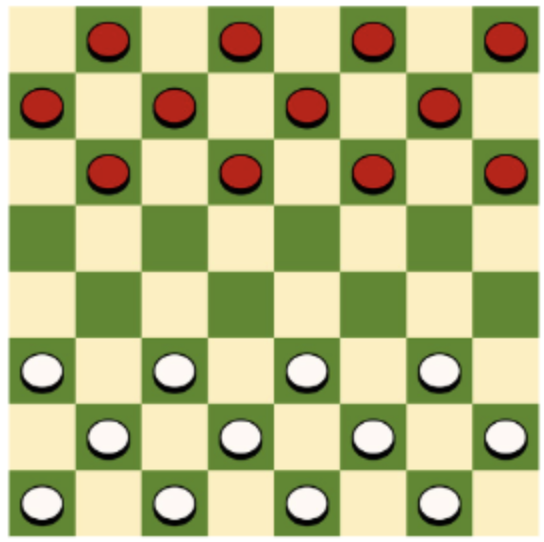
#> input picture 과제1/code 3/Image.png, 544 x 542 px
$ python hw1_1.py Image.png
#> lines starting #> are read from the running program, lines starting #| are printed output that depends on the picture; after the words box and inside, x2 and y2 are one past the last pixel; in counts of white or black regions, pixels touching at a corner belong together
import cv2
import numpy as np
import sys

def count_checkerboard_squares(image_path):
#> called with image_path = 'Image.png'
    image = cv2.imread(image_path)  # 이미지 파일 읽기
#> image is the input picture: shape (542, 544, 3); mean B, G, R 134.1, 186, 184.5

    if image is None:
        print("이미지를 불러올 수 없습니다.")
        return

    gray = cv2.cvtColor(image, cv2.COLOR_BGR2GRAY)
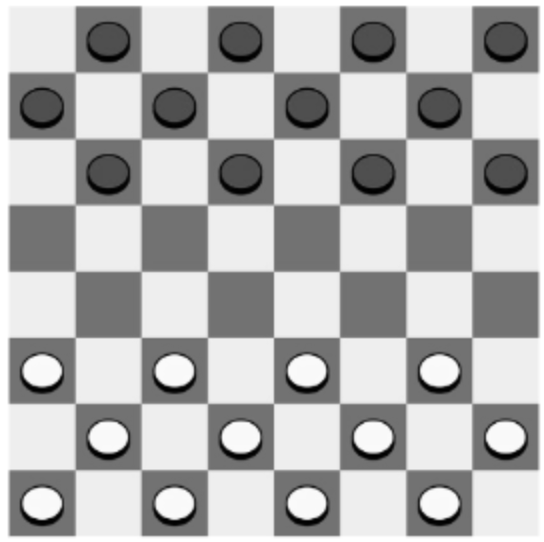
#> gray: shape (542, 544); min 0, max 255, mean 179.7
    # 대비 향상을 위한 CLAHE 적용
    clahe = cv2.createCLAHE(clipLimit=2.0, tileGridSize=(8,8))
    gray = clahe.apply(gray)
    # 가우시안 블러로 노이즈 감소
    blurred = cv2.GaussianBlur(gray, (3, 3), 0)
    # 에지 검출
    edges = cv2.Canny(blurred, 50, 150, apertureSize=3)
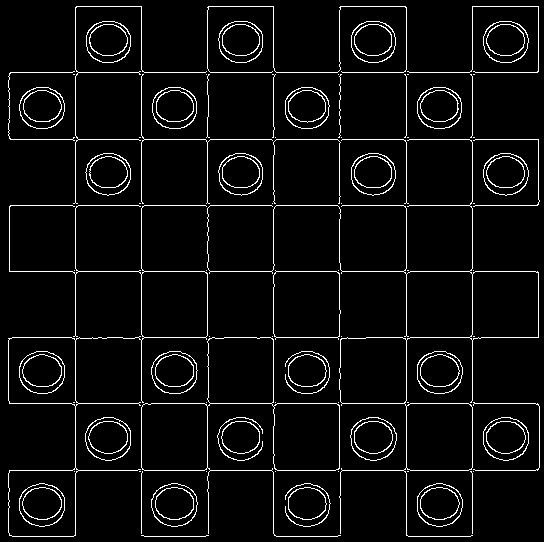
#> edges: shape (542, 544); 5.2% white in thin lines or dots

    # 허프 변환을 이용한 선 검출
    lines = cv2.HoughLinesP(edges, 1, np.pi/180, threshold=100,
                            minLineLength=50, maxLineGap=10)
#> lines = 27 rows, first 6: [10, 139, 538, 139], [273, 413, 273, 6], [472, 535, 472, 6], [406, 535, 406, 7], [9, 470, 537, 470], [141, 535, 141, 6]

    if lines is None:
        print("선을 검출할 수 없습니다.")
        return

    # 수직선과 수평선 분류
    vertical_lines = []
    horizontal_lines = []

    for line in lines:
        for x1, y1, x2, y2 in line:
            # 기울기 계산
            if x2 - x1 == 0:
                angle = 90
            else:
                angle = np.degrees(np.arctan2(y2 - y1, x2 - x1))

            # 수직선 (기울기 약 90도)
            if abs(angle) > 80:
                vertical_lines.append((x1, y1, x2, y2))
            # 수평선 (기울기 약 0도)
            elif abs(angle) < 10:
                horizontal_lines.append((x1, y1, x2, y2))
#> this loop made 27 passes
#> line on passes 1 to 12: [[10, 139, 538, 139]], [[273, 413, 273, 6]], [[472, 535, 472, 6]], [[406, 535, 406, 7]], [[9, 470, 537, 470]], [[141, 535, 141, 6]], [[9, 403, 537, 403]], [[75, 535, 75, 7]], [[10, 72, 537, 72]], [[10, 205, 537, 205]], [[9, 271, 537, 271]], [[339, 468, 339, 405]]
#> after the loop, horizontal_lines = [(10, 139, 538, 139), (9, 470, 537, 470), (9, 403, 537, 403), (10, 72, 537, 72), (10, 205, 537, 205), (9, 271, 537, 271), (135, 337, 347, 337), (340, 6, 405, 6), (276, 536, 337, 536), (208, 6, 272, 6), (408, 536, 470, 536), (12, 337, 79, 337)]; vertical_lines = 15 items, first 6: (273, 413, 273, 6), (472, 535, 472, 6), (406, 535, 406, 7), (141, 535, 141, 6), (75, 535, 75, 7), (339, 468, 339, 405)

    if not vertical_lines or not horizontal_lines:
        print("충분한 수직선 또는 수평선을 검출하지 못했습니다.")
        return

    # 수직선과 수평선 정렬
    vertical_lines.sort(key=lambda x: x[0])
    horizontal_lines.sort(key=lambda x: x[1])

    # 수직선과 수평선의 x, y 좌표 추출
    vertical_positions = [ (x1 + x2) // 2 for x1, y1, x2, y2 in vertical_lines ]
#> vertical_positions = [8, 9, 75, 141, 207, 207, 208, 273, 339, 339, 340, 406, 472, 538, 538]
    horizontal_positions = [ (y1 + y2) // 2 for x1, y1, x2, y2 in horizontal_lines ]
#> horizontal_positions = [6, 6, 72, 139, 205, 271, 337, 337, 403, 470, 536, 536]

    # 중복되는 좌표 제거 (근사값 처리)
    def remove_duplicates(positions, tolerance=10):
#> called with tolerance = 10
        if not positions:
            return []
        positions = sorted(positions)
#> positions has the same summary as vertical_positions in count_checkerboard_squares
        unique_positions = [positions[0]]
#> unique_positions = [8]
        for pos in positions[1:]:
            if abs(pos - unique_positions[-1]) > tolerance:
                unique_positions.append(pos)
#> this loop made 14 passes
#> pos on passes 1 to 12: 9, 75, 141, 207, 207, 208, 273, 339, 339, 340, 406, 472
#> after the loop, unique_positions = [8, 75, 141, 207, 273, 339, 406, 472, 538]
        return unique_positions

    unique_vertical_positions = remove_duplicates(vertical_positions)
#> unique_vertical_positions = [8, 75, 141, 207, 273, 339, 406, 472, 538]
    unique_horizontal_positions = remove_duplicates(horizontal_positions)
#> the loop in remove_duplicates (call 2), `for pos in positions[1:]:` made 11 passes
#> pos on passes 1 to 11: 6, 72, 139, 205, 271, 337, 337, 403, 470, 536, 536
#> unique_horizontal_positions = [6, 72, 139, 205, 271, 337, 403, 470, 536]

    num_cols_detected = len(unique_vertical_positions) - 1
#> num_cols_detected = 8
    num_rows_detected = len(unique_horizontal_positions) - 1
#> num_rows_detected = 8

    # 예상되는 체커보드의 크기 (8x8 또는 10x10)
    def decide_size(num):
        return 8 if abs(num - 8) < abs(num - 10) else 10

    num_cols = decide_size(num_cols_detected)
#> num_cols = 8
    num_rows = decide_size(num_rows_detected)
#> num_rows = 8

    # 최종적으로 결정된 행과 열의 수를 출력
    if num_rows == num_cols and num_rows in [8, 10]:
        print(f"{num_rows} x {num_cols}")
#| 8 x 8
    else:
        # 행과 열이 다르게 검출되었거나 8, 10이 아닌 경우 가까운 값으로 조정
        avg_num = int(round((num_rows_detected + num_cols_detected) / 2))
        final_size = decide_size(avg_num)
        print(f"{final_size} x {final_size}")

    # 결과 시각화 (옵션)
    # 수직선과 수평선 그리기
    for x in unique_vertical_positions:
        cv2.line(image, (x, 0), (x, image.shape[0]), (0, 255, 0), 1)
#> this loop made 9 passes
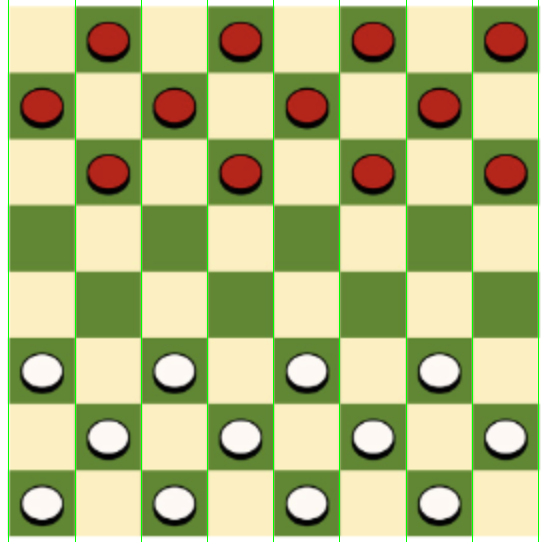
#> image: shape (542, 544, 3); 1.65% of pixels changed, all inside (x1, y1, x2, y2) = (8, 0, 539, 542)
    for y in unique_horizontal_positions:
        cv2.line(image, (0, y), (image.shape[1], y), (255, 0, 0), 1)
#> this loop made 9 passes
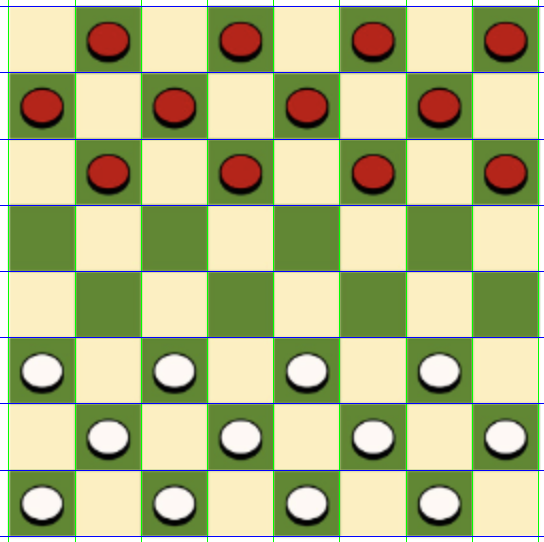
#> image: shape (542, 544, 3); 1.66% of pixels changed, all inside (x1, y1, x2, y2) = (0, 6, 544, 537)

    # 교차점 그리기
    for x in unique_vertical_positions:
        for y in unique_horizontal_positions:
            cv2.circle(image, (x, y), 5, (0, 0, 255), -1)
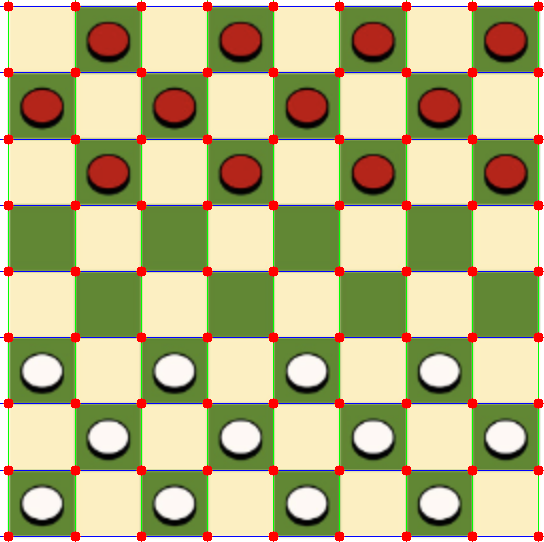
#> image: shape (542, 544, 3); 2.23% of pixels changed, all inside (x1, y1, x2, y2) = (3, 1, 544, 542)


if __name__ == "__main__":
    if len(sys.argv) != 2:
        print("사용법: python hw1_1.py <이미지 경로>")
    else:
        count_checkerboard_squares(sys.argv[1])
